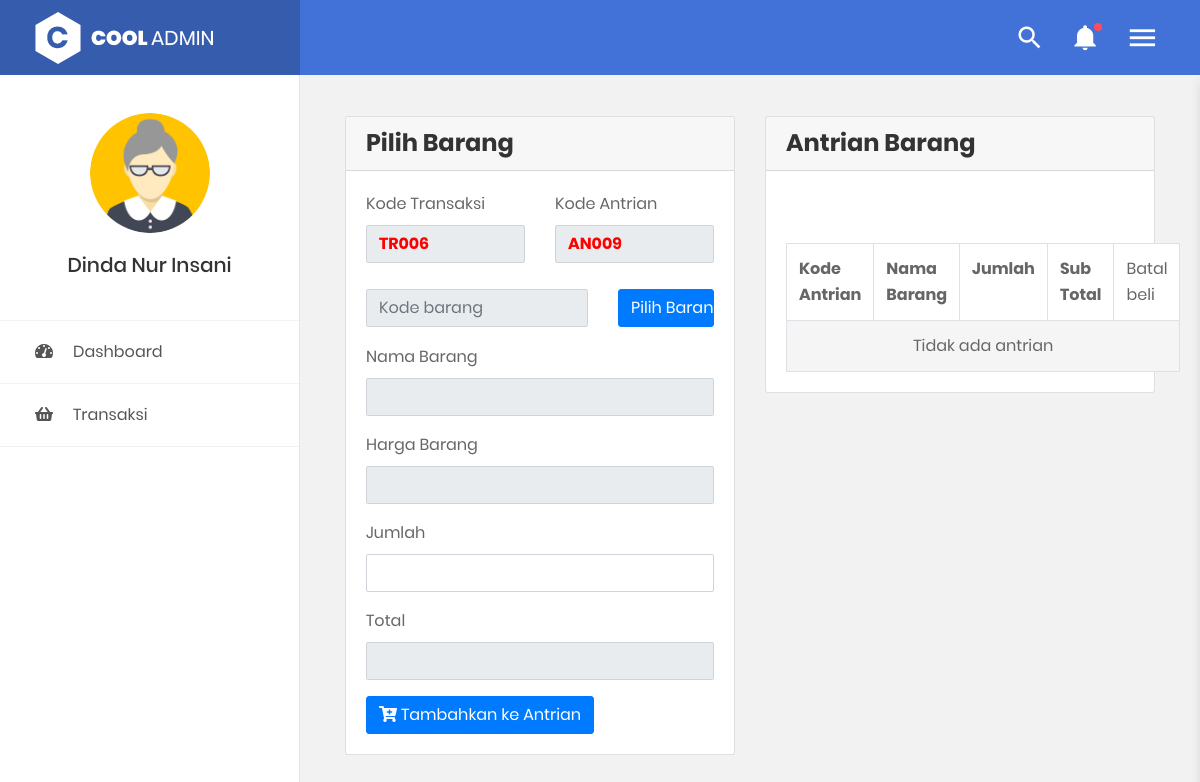
Page /pageKasir.php?page=kasirTransaksi (signed in) on the committed database.
### tables this page shows
CREATE TABLE `table_user` (
  `kd_user` varchar(7) NOT NULL,
  `nama_user` varchar(20) NOT NULL,
  `username` varchar(25) NOT NULL,
  `password` varchar(25) NOT NULL,
  `foto_user` varchar(50) NOT NULL,
  `level` enum('Admin','Kasir','Manager') NOT NULL
);

### config/controller.php (called while the page is built, shortened)
<?php
	$username = "root";
    $password = "";
    $database = "inventaris_imm";
    $hostname = "localhost";
    $con = mysqli_connect($hostname,$username,$password,$database) or die("Connection Corrupt");
    class lsp{
        public function AuthUser($sessionUser){
            global $con;
            $sql = "SELECT * FROM table_user WHERE username = '$sessionUser'";
            $query = mysqli_query($con,$sql);
            $bigData = mysqli_fetch_assoc($query);
            return $bigData;
        }
        public function autokode($table,$field,$pre){
            global $con;
            $sqlc   = "SELECT COUNT($field) as jumlah FROM $table";
            $querys = mysqli_query($con,$sqlc);
            $number = mysqli_fetch_assoc($querys);
            if($number['jumlah'] > 0){
                $sql    = "SELECT MAX($field) as kode FROM $table";
                $query  = mysqli_query($con,$sql);
                $number = mysqli_fetch_assoc($query);
                $strnum = substr($number['kode'], 2,3);
                $strnum = $strnum + 1;
                if(strlen($strnum) == 3){
                    $kode = $pre.$strnum;
                }else if(strlen($strnum) == 2){
                    $kode = $pre."0".$strnum;
                }else if(strlen($strnum) == 1){
                    $kode = $pre."00".$strnum;
                }
            }else{
                $kode = $pre."001";
            }
            return $kode;
        }
        public function querySelect($sql){
            global $con;
            $query = mysqli_query($con,$sql);
            $data = [];
            return $data;
        }
    }
 ?>

### kasir/kasirTransaksi.php (the view, shortened to what this page needs)
<?php
    $trans     = new lsp();
    $transkode = $trans->autokode("table_transaksi","kd_transaksi","TR");
    $antrian   = $trans->autokode("table_pretransaksi","kd_pretransaksi","AN");
 ?>
<div class="main-content">
    <div class="section__content section__content--p30">
        <div class="container-fluid">
            <div class="row">
                <div class="col-md-6">
                    <div class="card">
                    <div class="card-header">
                        <h3>Pilih Barang</h3>
                    </div>
                    <div class="card-body">
                        <form method="post">
                            <div class="row">
                                <div class="col-md-6">
                                    <label for="">Kode Transaksi</label>
                                    <input style="font-weight: bold; color: red;" type="text" class="form-control" value="<?= $transkode; ?>" readonly name="kd_transaksi">
                                </div>
                                <div class="col-md-6">
                                    <label for="">Kode Antrian</label>
                                    <input style="font-weight: bold; color: red;" type="text" class="form-control" value="<?= $antrian; ?>" readonly name="kd_pretransaksi" id="antrian">
                                </div>
                            </div>
                            <br>
                            <div class="row">
                                <div class="col-sm-12">
                                    <div class="row">
                                        <div class="col-sm-8">
                                            <div class="form-group">
                                                <input type="text" class="form-control" name="kd_barang" readonly placeholder="Kode barang" value="<?php echo @$dataR['kd_barang'] ?>">
                                            </div>
                                        </div>
                                        <div class="col-sm-4">
                                            <div class="form-group">
                                            <a class="btn btn-primary btn-block" href="#fajarmodal" data-toggle="modal">Pilih Barang</a>
                                            </div>
                                        </div>
                                        <div class="col-sm-4"></div>
                                    </div>
                                    <div class="form-group">
                                        <label for="">Nama Barang</label>
                                        <input type="text" class="form-control" name="nama_barang" value="<?php echo @$dataR['nama_barang']; ?>" readonly>
                                    </div>
                                    <div class="form-group">
                                        <label for="">Harga Barang</label>
                                        <input type="text" class="form-control" max="100" name="harba" value="<?php echo @$dataR['harga_barang']; ?>" id="harba" readonly="">
                                    </div>
                                    <div class="form-group">
                                        <label for="">Jumlah</label>
                                        <input type="number" class="form-control" name="jumlah" value="" id="jumjum" min="0" autocomplete="off">
                                    </div>
                                    <div class="form-group">
                                        <label for="">Total</label>
                                        <input type="text" class="form-control" max="100" name="total" readonly id="totals">
                                    </div>
                                    <button class="btn btn-primary" name="btnAdd"><i class="fa fa-cart-plus"></i> Tambahkan ke Antrian</button>
                                </div>
                            </div>
                        </form>
                    </div>
                </div>
                </div>
                <div class="col-md-6">
                    <div class="card">
                        <div class="card-header">
                            <h3>Antrian Barang</h3>
                        </div>
                        <div class="card-body">
                            <br><br>
                            <?php
                                $kr        = new lsp();
                                $transkode = $kr->autokode("table_transaksi","kd_transaksi","TR");
                                $datas     = $kr->querySelect("SELECT * FROM transaksi WHERE kd_transaksi = '$transkode'");
                                $sql       = "SELECT SUM(sub_total) as sub FROM table_pretransaksi WHERE kd_transaksi = '$transkode'";
                                $exec      = mysqli_query($con,$sql);
                                $assoc     = mysqli_fetch_assoc($exec);
                             ?>
                                <table class="table table-striped table-bordered">
                                    <tr>
                                        <th>Kode Antrian</th>
                                        <th>Nama Barang</th>
                                        <th>Jumlah</th>
                                        <th>Sub Total</th>
                                        <td>Batal beli</td>
                                    </tr>
                                    <?php
                                        if (count($datas) > 0) {
                                        $no = 1;
                                        foreach($datas as $dd){ ?>
                                        <tr>
                                            <td><?= $dd['kd_pretransaksi']; ?></td>
                                            <td><?= $dd['nama_barang']; ?></td>
                                            <td><?= $dd['jumlah']; ?></td>
                                            <td><?= $dd['sub_total']; ?></td>
                                            <td class="text-center">
                                                <a href="#" id="btdelete<?php echo $no; ?>" class="btn btn-danger">Batal</a>
                                            </td>
                                        </tr>
                                        <script src="vendor/jquery-3.2.1.min.js"></script>
                                        <script>
                                            $("#btdelete<?php echo $no; ?>").click(function(){
                                                swal({
                                                    title: "Hapus",
                                                    text: "Yakin Hapus?",
                                                    type: "warning",
                                                    showCancelButton: true,
                                                    confirmButtonText: "Yes",
                                                    cancelButtonText: "Cancel",
                                                    closeOnConfirm: false,
                                                    closeOnCancel: true
                                                },function(isConfirm){
                                                    if (isConfirm) {
                                                        window.location.href="?page=kasirTransaksi&delete&id=<?= $dd['kd_pretransaksi']; ?>";
                                                    }
                                                })
                                            })
                                        </script>
                                    <?php $no++; } ?>
                                    <?php if (!$assoc['sub'] == ""): ?>
                                        <tr>
                                            <td colspan="4">Total Harga</td>
                                            <td><?php echo $assoc['sub'] ?></td>
                                        </tr>
                                    <?php endif ?>
                                    <?php }else{ ?>
                                        <td colspan="5" class="text-center">Tidak ada antrian</td>
                                    <?php } ?>
                                </table>
                        </div>
                    </div>
                </div>
            </div>
        </div>
    </div>
</div>

### pageKasir.php (shortened to what this page needs)
<?php
	include "config/controller.php";
    $function = new lsp();
    $auth = $function->AuthUser($_SESSION['username']);
 ?>
<!DOCTYPE html>
<html>
<head>
    <link href="css/font-face.css" rel="stylesheet" media="all">
    <link href="vendor/font-awesome-4.7/css/font-awesome.min.css" rel="stylesheet" media="all">
    <link href="vendor/font-awesome-5/css/fontawesome-all.min.css" rel="stylesheet" media="all">
    <link href="vendor/mdi-font/css/material-design-iconic-font.min.css" rel="stylesheet" media="all">
    <link href="vendor/bootstrap-4.1/bootstrap.min.css" rel="stylesheet" media="all">
    <link href="vendor/animsition/animsition.min.css" rel="stylesheet" media="all">
    <link href="vendor/bootstrap-progressbar/bootstrap-progressbar-3.3.4.min.css" rel="stylesheet" media="all">
    <link href="vendor/wow/animate.css" rel="stylesheet" media="all">
    <link href="vendor/css-hamburgers/hamburgers.min.css" rel="stylesheet" media="all">
    <link href="vendor/slick/slick.css" rel="stylesheet" media="all">
    <link href="vendor/select2/select2.min.css" rel="stylesheet" media="all">
    <link href="vendor/perfect-scrollbar/perfect-scrollbar.css" rel="stylesheet" media="all">
    <link href="vendor/vector-map/jqvmap.min.css" rel="stylesheet" media="all">
    <link rel="stylesheet" href="css/sweet-alert.css">
    <link href="css/theme.css" rel="stylesheet" media="all">
    <link rel="stylesheet" href="https://cdn.datatables.net/1.10.19/css/dataTables.bootstrap4.min.css">
</head>
<body class="animsition">
	<div class="page-wrapper">
		<aside class="menu-sidebar2">
			<div class="logo">
                <a href="#">
                    <img src="images/icon/logo-white.png" alt="Cool Admin" />
                </a>
            </div>
            <div class="menu-sidebar2__content js-scrollbar1">
                <div class="account2">
                    <div class="image img-cir img-120">
                        <img src="img/<?= $auth['foto_user'] ?>" />
                    </div>
                    <h4 class="name"><?= $auth['nama_user']; ?></h4>
                </div>
                <nav class="navbar-sidebar2">
                    <ul class="list-unstyled navbar__list">
                        <li>
                            <a href="?page">
                            <i class="fas fa-tachometer-alt"></i>Dashboard</a>
                        </li>
                        <li>
                            <a href="?page=kasirTransaksi">
                            <i class="fas fa-shopping-basket"></i>Transaksi</a>
                        </li>
                    </ul>
                </nav>
            </div>
		</aside>
		<div class="page-container2">
			<header class="header-desktop2 hd">
                <div class="section__content section__content--p30">
                    <div class="container-fluid">
                        <div class="header-wrap2">
                            <div class="header-button2">
                                <div class="header-button-item js-item-menu">
                                    <i class="zmdi zmdi-search"></i>
                                </div>
                                <div class="header-button-item has-noti js-item-menu">
                                    <i class="zmdi zmdi-notifications"></i>
                                </div>
                                <div class="header-button-item mr-0 js-sidebar-btn">
                                    <i class="zmdi zmdi-menu"></i>
                                </div>
                            </div>
                        </div>
                    </div>
                </div>
            </header>
			<?php
				@$page = $_GET['page'];
				switch($page){
                    case 'kasirTransaksi':
                        include "kasir/kasirTransaksi.php";
                        break;
				}
			 ?>
		</div>
	</div>
</body>
</html>

### rows in the picture
table_user: foto_user (picture), nama_user "Dinda Nur Insani"
